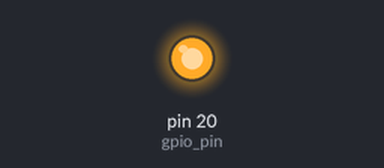
The program below on a simulated MicroPython board. Shown: output pins drawn as LEDs (lit = HIGH). At 15.2 s the program stops and its outputs stay as they are.

Above: at 0.5 s.
At 15.1 s:
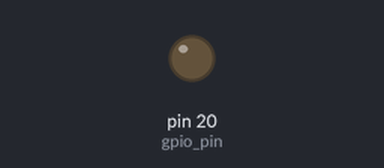
Timing chart, 0 to 16.6 s (numbered marks = the images above):
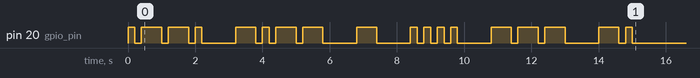

Measured:
- by itself, pin 20 (gpio_pin): LOW → HIGH at 0.00 s, → LOW 0.20 s later, → HIGH 0.20 s later, → LOW 0.60 s later, … (36 changes in this stretch)

The program:

main.py
```python
from machine import Pin
import time

gpio_pin = Pin(20, Pin.OUT)


def pulse(pin, high_time, low_time):
    pin.on()
    time.sleep(high_time)
    pin.off()
    time.sleep(low_time)


def morse(pin, dot_length, text):
    for c in text:
        if c == ".":
            pulse(pin, dot_length, dot_length)
        elif c == "-":
            pulse(pin, 3 * dot_length, dot_length)
        elif c == " ":
            time.sleep(4 * dot_length)


morse(gpio_pin, 0.2, ".--. -.-- - .... --- -.")
```
